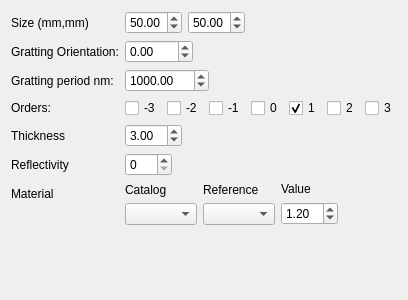
<?xml version="1.0" encoding="UTF-8"?>
<ui version="4.0">
 <class>Form</class>
 <widget class="QWidget" name="Form">
  <property name="geometry">
   <rect>
    <x>0</x>
    <y>0</y>
    <width>400</width>
    <height>300</height>
   </rect>
  </property>
  <property name="windowTitle">
   <string>Form</string>
  </property>
  <layout class="QVBoxLayout" name="verticalLayout">
   <item>
    <layout class="QFormLayout" name="formLayout">
     <property name="sizeConstraint">
      <enum>QLayout::SetMaximumSize</enum>
     </property>
     <property name="fieldGrowthPolicy">
      <enum>QFormLayout::ExpandingFieldsGrow</enum>
     </property>
     <item row="0" column="0">
      <widget class="QLabel" name="label_2">
       <property name="text">
        <string>Size (mm,mm)</string>
       </property>
      </widget>
     </item>
     <item row="0" column="1">
      <layout class="QHBoxLayout" name="horizontalLayout_5">
       <item>
        <widget class="QDoubleSpinBox" name="SX">
         <property name="value">
          <double>50.000000000000000</double>
         </property>
        </widget>
       </item>
       <item>
        <widget class="QDoubleSpinBox" name="SY">
         <property name="value">
          <double>50.000000000000000</double>
         </property>
        </widget>
       </item>
      </layout>
     </item>
     <item row="1" column="0">
      <widget class="QLabel" name="label_11">
       <property name="text">
        <string>Gratting Orientation:</string>
       </property>
      </widget>
     </item>
     <item row="1" column="1">
      <widget class="QDoubleSpinBox" name="Angle">
       <property name="minimum">
        <double>-180.000000000000000</double>
       </property>
       <property name="maximum">
        <double>180.000000000000000</double>
       </property>
      </widget>
     </item>
     <item row="2" column="0">
      <widget class="QLabel" name="label_4">
       <property name="text">
        <string>Gratting period nm:</string>
       </property>
      </widget>
     </item>
     <item row="2" column="1">
      <widget class="QDoubleSpinBox" name="Gp">
       <property name="maximum">
        <double>1000000.000000000000000</double>
       </property>
       <property name="value">
        <double>1000.000000000000000</double>
       </property>
      </widget>
     </item>
     <item row="3" column="0">
      <widget class="QLabel" name="label_12">
       <property name="text">
        <string>Orders:</string>
       </property>
      </widget>
     </item>
     <item row="3" column="1">
      <layout class="QHBoxLayout" name="horizontalLayout_6">
       <item>
        <widget class="QCheckBox" name="O3n">
         <property name="text">
          <string>-3</string>
         </property>
        </widget>
       </item>
       <item>
        <widget class="QCheckBox" name="O2n">
         <property name="text">
          <string>-2</string>
         </property>
        </widget>
       </item>
       <item>
        <widget class="QCheckBox" name="O1n">
         <property name="text">
          <string>-1</string>
         </property>
        </widget>
       </item>
       <item>
        <widget class="QCheckBox" name="O0">
         <property name="text">
          <string>0</string>
         </property>
        </widget>
       </item>
       <item>
        <widget class="QCheckBox" name="O1">
         <property name="text">
          <string>1</string>
         </property>
         <property name="checked">
          <bool>true</bool>
         </property>
        </widget>
       </item>
       <item>
        <widget class="QCheckBox" name="O2">
         <property name="text">
          <string>2</string>
         </property>
        </widget>
       </item>
       <item>
        <widget class="QCheckBox" name="O3">
         <property name="text">
          <string>3</string>
         </property>
        </widget>
       </item>
      </layout>
     </item>
     <item row="4" column="0">
      <widget class="QLabel" name="label">
       <property name="text">
        <string>Thickness</string>
       </property>
      </widget>
     </item>
     <item row="4" column="1">
      <widget class="QDoubleSpinBox" name="Thickness">
       <property name="value">
        <double>3.000000000000000</double>
       </property>
      </widget>
     </item>
     <item row="5" column="0">
      <widget class="QLabel" name="label_3">
       <property name="text">
        <string>Reflectivity</string>
       </property>
      </widget>
     </item>
     <item row="5" column="1">
      <widget class="QSpinBox" name="Reflectivity">
       <property name="maximum">
        <number>100</number>
       </property>
       <property name="value">
        <number>0</number>
       </property>
      </widget>
     </item>
     <item row="6" column="0">
      <widget class="QLabel" name="label_5">
       <property name="text">
        <string>Material</string>
       </property>
      </widget>
     </item>
     <item row="6" column="1">
      <layout class="QHBoxLayout" name="horizontalLayout_2">
       <item>
        <layout class="QVBoxLayout" name="verticalLayout_4">
         <item>
          <widget class="QLabel" name="label_8">
           <property name="text">
            <string>Catalog</string>
           </property>
          </widget>
         </item>
         <item>
          <widget class="QComboBox" name="Catalog"/>
         </item>
        </layout>
       </item>
       <item>
        <layout class="QVBoxLayout" name="verticalLayout_5">
         <item>
          <widget class="QLabel" name="label_9">
           <property name="text">
            <string>Reference</string>
           </property>
          </widget>
         </item>
         <item>
          <widget class="QComboBox" name="Reference"/>
         </item>
        </layout>
       </item>
       <item>
        <layout class="QVBoxLayout" name="verticalLayout_2">
         <item>
          <widget class="QLabel" name="label_6">
           <property name="text">
            <string>Value</string>
           </property>
          </widget>
         </item>
         <item>
          <widget class="QDoubleSpinBox" name="Value">
           <property name="minimum">
            <double>1.000000000000000</double>
           </property>
           <property name="singleStep">
            <double>0.100000000000000</double>
           </property>
           <property name="value">
            <double>1.200000000000000</double>
           </property>
          </widget>
         </item>
        </layout>
       </item>
      </layout>
     </item>
    </layout>
   </item>
  </layout>
 </widget>
 <resources/>
 <connections/>
</ui>
